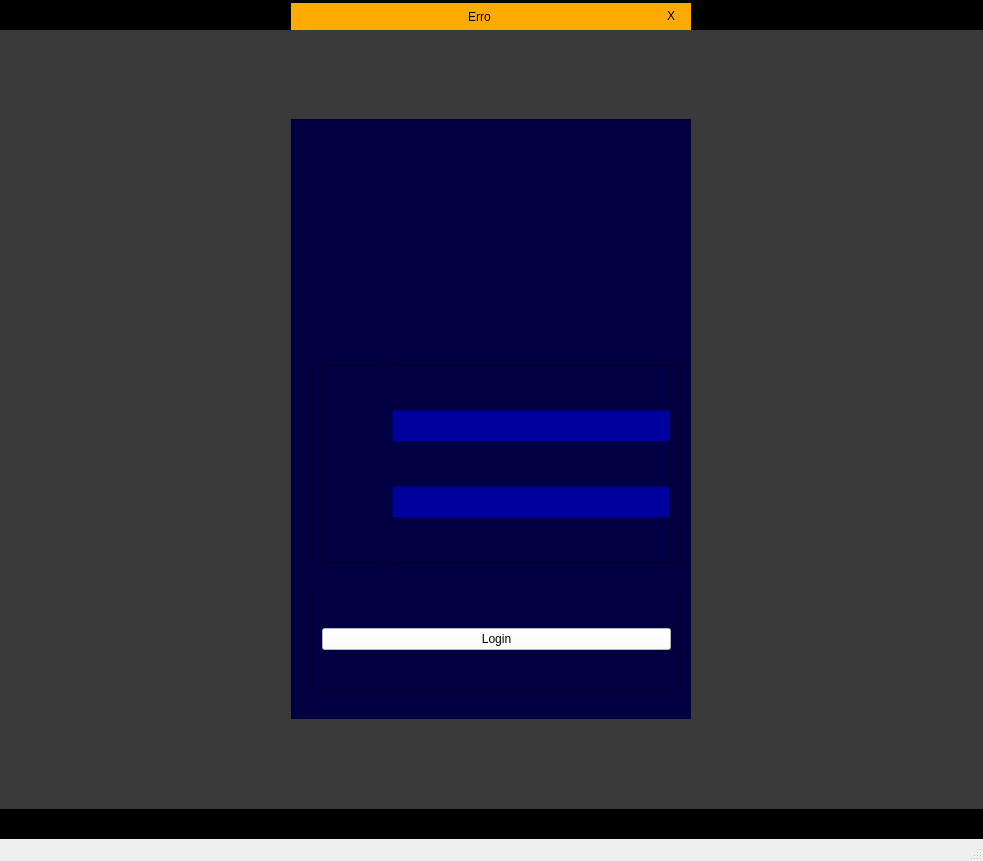
<?xml version="1.0" encoding="UTF-8"?>
<ui version="4.0">
 <class>MainWindow</class>
 <widget class="QMainWindow" name="MainWindow">
  <property name="enabled">
   <bool>true</bool>
  </property>
  <property name="geometry">
   <rect>
    <x>0</x>
    <y>0</y>
    <width>983</width>
    <height>861</height>
   </rect>
  </property>
  <property name="windowTitle">
   <string>MainWindow</string>
  </property>
  <widget class="QWidget" name="centralwidget">
   <property name="enabled">
    <bool>true</bool>
   </property>
   <layout class="QVBoxLayout" name="verticalLayout">
    <property name="spacing">
     <number>0</number>
    </property>
    <property name="leftMargin">
     <number>0</number>
    </property>
    <property name="topMargin">
     <number>0</number>
    </property>
    <property name="rightMargin">
     <number>0</number>
    </property>
    <property name="bottomMargin">
     <number>0</number>
    </property>
    <item>
     <widget class="QFrame" name="top_bar">
      <property name="maximumSize">
       <size>
        <width>16777215</width>
        <height>30</height>
       </size>
      </property>
      <property name="styleSheet">
       <string notr="true">background-color: rgb(0, 0, 0);</string>
      </property>
      <property name="frameShape">
       <enum>QFrame::NoFrame</enum>
      </property>
      <property name="frameShadow">
       <enum>QFrame::Raised</enum>
      </property>
      <layout class="QHBoxLayout" name="horizontalLayout_2">
       <property name="spacing">
        <number>0</number>
       </property>
       <property name="leftMargin">
        <number>0</number>
       </property>
       <property name="topMargin">
        <number>3</number>
       </property>
       <property name="rightMargin">
        <number>0</number>
       </property>
       <property name="bottomMargin">
        <number>0</number>
       </property>
       <item>
        <widget class="QFrame" name="frame">
         <property name="maximumSize">
          <size>
           <width>400</width>
           <height>16777215</height>
          </size>
         </property>
         <property name="styleSheet">
          <string notr="true">background-color: rgb(255, 170, 0);</string>
         </property>
         <property name="frameShape">
          <enum>QFrame::NoFrame</enum>
         </property>
         <property name="frameShadow">
          <enum>QFrame::Raised</enum>
         </property>
         <layout class="QHBoxLayout" name="horizontalLayout_3">
          <property name="spacing">
           <number>3</number>
          </property>
          <property name="leftMargin">
           <number>10</number>
          </property>
          <property name="topMargin">
           <number>3</number>
          </property>
          <property name="rightMargin">
           <number>10</number>
          </property>
          <property name="bottomMargin">
           <number>3</number>
          </property>
          <item>
           <widget class="QLabel" name="label_erro">
            <property name="text">
             <string>Erro</string>
            </property>
            <property name="alignment">
             <set>Qt::AlignCenter</set>
            </property>
           </widget>
          </item>
          <item>
           <widget class="QPushButton" name="pushButton_erro">
            <property name="maximumSize">
             <size>
              <width>20</width>
              <height>20</height>
             </size>
            </property>
            <property name="styleSheet">
             <string notr="true">QPushButton{
	border-radius: 5px;
}
QPushButton:hover {
	background-color: rgb(255, 85, 0);
	color: rgb(170, 0, 0);
	border-radius:5px;
}</string>
            </property>
            <property name="text">
             <string>X</string>
            </property>
           </widget>
          </item>
         </layout>
        </widget>
       </item>
      </layout>
     </widget>
    </item>
    <item>
     <widget class="QFrame" name="frame_2">
      <property name="styleSheet">
       <string notr="true">background-color: rgb(58, 58, 58);</string>
      </property>
      <property name="frameShape">
       <enum>QFrame::NoFrame</enum>
      </property>
      <property name="frameShadow">
       <enum>QFrame::Raised</enum>
      </property>
      <layout class="QHBoxLayout" name="horizontalLayout">
       <item>
        <widget class="QFrame" name="frame_4">
         <property name="maximumSize">
          <size>
           <width>400</width>
           <height>600</height>
          </size>
         </property>
         <property name="styleSheet">
          <string notr="true">background-color: rgb(0, 0, 66);</string>
         </property>
         <property name="frameShape">
          <enum>QFrame::StyledPanel</enum>
         </property>
         <property name="frameShadow">
          <enum>QFrame::Raised</enum>
         </property>
         <layout class="QVBoxLayout" name="verticalLayout_2">
          <property name="leftMargin">
           <number>20</number>
          </property>
          <property name="topMargin">
           <number>0</number>
          </property>
          <property name="rightMargin">
           <number>9</number>
          </property>
          <property name="bottomMargin">
           <number>9</number>
          </property>
          <item>
           <widget class="QFrame" name="frame_3">
            <property name="maximumSize">
             <size>
              <width>360</width>
              <height>200</height>
             </size>
            </property>
            <property name="layoutDirection">
             <enum>Qt::LeftToRight</enum>
            </property>
            <property name="autoFillBackground">
             <bool>false</bool>
            </property>
            <property name="styleSheet">
             <string notr="true">background-image: url(:/Logo/logo.png);</string>
            </property>
            <property name="frameShape">
             <enum>QFrame::NoFrame</enum>
            </property>
            <property name="frameShadow">
             <enum>QFrame::Raised</enum>
            </property>
           </widget>
          </item>
          <item>
           <widget class="QFrame" name="frame_5">
            <property name="maximumSize">
             <size>
              <width>16777215</width>
              <height>200</height>
             </size>
            </property>
            <property name="frameShape">
             <enum>QFrame::StyledPanel</enum>
            </property>
            <property name="frameShadow">
             <enum>QFrame::Raised</enum>
            </property>
            <layout class="QHBoxLayout" name="horizontalLayout_4">
             <property name="spacing">
              <number>0</number>
             </property>
             <property name="leftMargin">
              <number>0</number>
             </property>
             <property name="topMargin">
              <number>0</number>
             </property>
             <property name="rightMargin">
              <number>0</number>
             </property>
             <property name="bottomMargin">
              <number>0</number>
             </property>
             <item>
              <widget class="QFrame" name="frame_6">
               <property name="maximumSize">
                <size>
                 <width>60</width>
                 <height>16777215</height>
                </size>
               </property>
               <property name="frameShape">
                <enum>QFrame::StyledPanel</enum>
               </property>
               <property name="frameShadow">
                <enum>QFrame::Raised</enum>
               </property>
               <layout class="QVBoxLayout" name="verticalLayout_4">
                <property name="spacing">
                 <number>0</number>
                </property>
                <property name="leftMargin">
                 <number>0</number>
                </property>
                <property name="topMargin">
                 <number>0</number>
                </property>
                <property name="rightMargin">
                 <number>0</number>
                </property>
                <property name="bottomMargin">
                 <number>0</number>
                </property>
                <item>
                 <widget class="QLabel" name="label">
                  <property name="maximumSize">
                   <size>
                    <width>32</width>
                    <height>32</height>
                   </size>
                  </property>
                  <property name="styleSheet">
                   <string notr="true">background-image: url(:/user/user.png);
background-repeat: no-repeat;</string>
                  </property>
                  <property name="text">
                   <string/>
                  </property>
                 </widget>
                </item>
                <item>
                 <widget class="QLabel" name="label_2">
                  <property name="maximumSize">
                   <size>
                    <width>32</width>
                    <height>32</height>
                   </size>
                  </property>
                  <property name="styleSheet">
                   <string notr="true">background-image: url(:/password/audit.png);
background-repeat: no-repeat;</string>
                  </property>
                  <property name="text">
                   <string/>
                  </property>
                 </widget>
                </item>
               </layout>
              </widget>
             </item>
             <item>
              <widget class="QFrame" name="frame_7">
               <property name="maximumSize">
                <size>
                 <width>280</width>
                 <height>16777215</height>
                </size>
               </property>
               <property name="frameShape">
                <enum>QFrame::StyledPanel</enum>
               </property>
               <property name="frameShadow">
                <enum>QFrame::Raised</enum>
               </property>
               <layout class="QVBoxLayout" name="verticalLayout_3">
                <property name="spacing">
                 <number>0</number>
                </property>
                <property name="leftMargin">
                 <number>0</number>
                </property>
                <property name="topMargin">
                 <number>0</number>
                </property>
                <property name="rightMargin">
                 <number>0</number>
                </property>
                <property name="bottomMargin">
                 <number>0</number>
                </property>
                <item>
                 <widget class="QLineEdit" name="lineEdit">
                  <property name="minimumSize">
                   <size>
                    <width>0</width>
                    <height>32</height>
                   </size>
                  </property>
                  <property name="styleSheet">
                   <string notr="true">background-color: rgb(0, 0, 159);
color: rgb(255, 255, 255);</string>
                  </property>
                 </widget>
                </item>
                <item>
                 <widget class="QLineEdit" name="lineEdit_2">
                  <property name="minimumSize">
                   <size>
                    <width>0</width>
                    <height>32</height>
                   </size>
                  </property>
                  <property name="styleSheet">
                   <string notr="true">background-color: rgb(0, 0, 157);
color: rgb(255, 255, 255);</string>
                  </property>
                  <property name="echoMode">
                   <enum>QLineEdit::Password</enum>
                  </property>
                 </widget>
                </item>
               </layout>
              </widget>
             </item>
            </layout>
           </widget>
          </item>
          <item>
           <widget class="QFrame" name="frame_8">
            <property name="maximumSize">
             <size>
              <width>16777215</width>
              <height>100</height>
             </size>
            </property>
            <property name="frameShape">
             <enum>QFrame::StyledPanel</enum>
            </property>
            <property name="frameShadow">
             <enum>QFrame::Raised</enum>
            </property>
            <layout class="QVBoxLayout" name="verticalLayout_5">
             <item>
              <widget class="QPushButton" name="pushButton">
               <property name="styleSheet">
                <string notr="true">background-color: rgb(255, 255, 255);</string>
               </property>
               <property name="text">
                <string>Login</string>
               </property>
              </widget>
             </item>
            </layout>
           </widget>
          </item>
         </layout>
        </widget>
       </item>
      </layout>
     </widget>
    </item>
    <item>
     <widget class="QFrame" name="bot_bar">
      <property name="maximumSize">
       <size>
        <width>16777215</width>
        <height>30</height>
       </size>
      </property>
      <property name="styleSheet">
       <string notr="true">background-color: rgb(0, 0, 0);</string>
      </property>
      <property name="frameShape">
       <enum>QFrame::NoFrame</enum>
      </property>
      <property name="frameShadow">
       <enum>QFrame::Raised</enum>
      </property>
     </widget>
    </item>
   </layout>
  </widget>
  <widget class="QMenuBar" name="menubar">
   <property name="geometry">
    <rect>
     <x>0</x>
     <y>0</y>
     <width>983</width>
     <height>21</height>
    </rect>
   </property>
  </widget>
  <widget class="QStatusBar" name="statusbar"/>
 </widget>
 <resources>
  <include location="arquivos.qrc"/>
 </resources>
 <connections/>
</ui>
